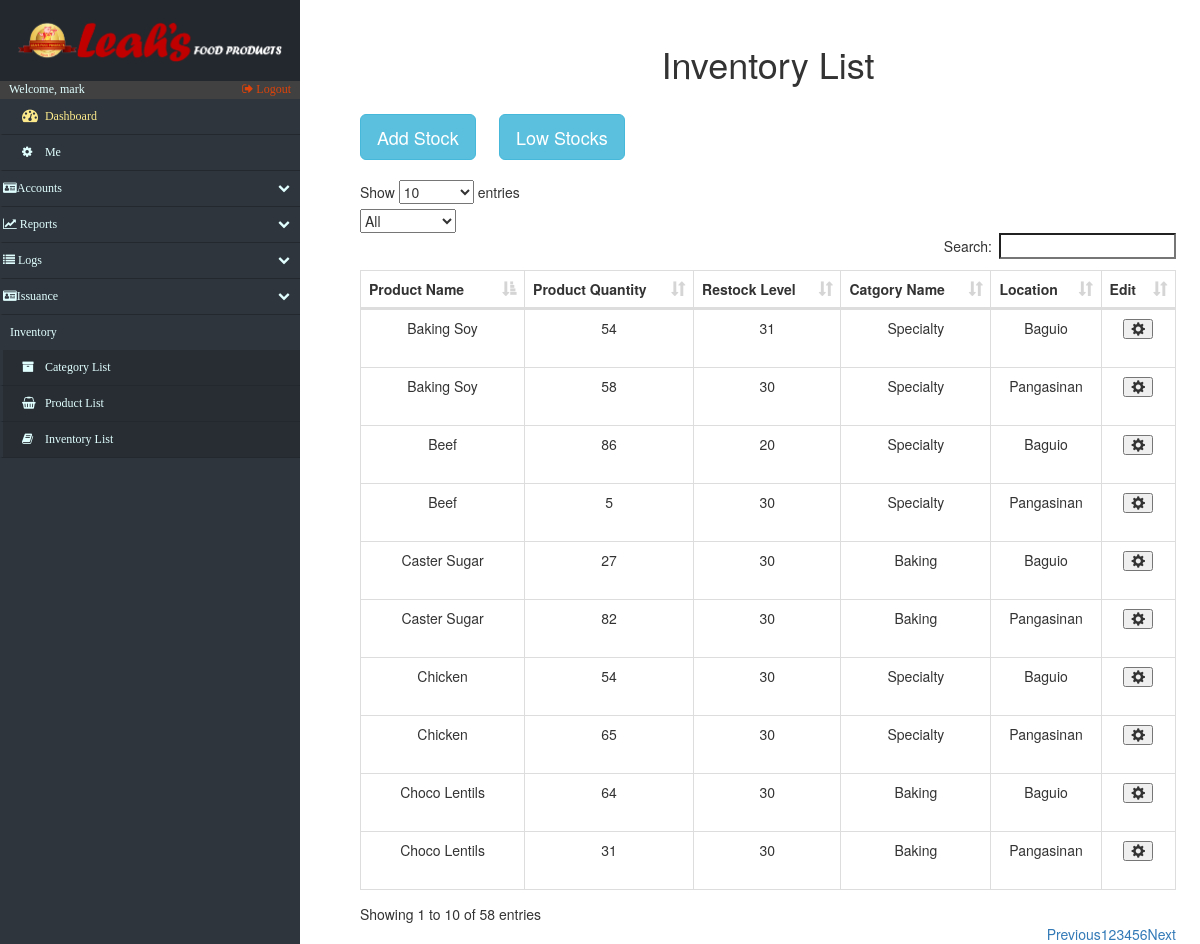
Screenshot of /inventory.php (signed in) with the database file from the repository.
### tables this page shows
CREATE TABLE `inventory` (
  `iS_inventoryid` int(15) NOT NULL,
  `iS_product_id` int(15) NOT NULL,
  `iS_restock_lvl` int(10) NOT NULL,
  `iS_quantity` int(10) NOT NULL DEFAULT '0',
  `iS_location` varchar(45) NOT NULL
);

CREATE TABLE `product_list` (
  `productList_id` int(15) NOT NULL,
  `productList_name` varchar(50) DEFAULT NULL,
  `unit` varchar(20) DEFAULT NULL,
  `category_id` int(15) NOT NULL
);

CREATE TABLE `category_list` (
  `category_id` int(15) NOT NULL,
  `category_name` varchar(100) NOT NULL,
  `category_status` varchar(10) DEFAULT NULL
);

### inventory.php (the view, shortened to what this page needs)
<!DOCTYPE html>
<html lang="en">
<head>
    <?php include('fragments/config.php') ?>
    <link rel="stylesheet" href="https://maxcdn.bootstrapcdn.com/bootstrap/3.3.7/css/bootstrap.min.css">
    <link href="src/css/datatables.css" rel="stylesheet">
    <link href="//maxcdn.bootstrapcdn.com/font-awesome/4.2.0/css/font-awesome.min.css" rel="stylesheet">
    <link href="src/css/sidebar.css" rel="stylesheet">
    <link href="src/css/custom.css" rel="stylesheet">
</head>
<body>
    <div class="nav-side-menu">
        <div class="brand">
            <div class="brandtext"></div>
        </div>
        <div class="user_info">
            <span>Welcome, <?php
                echo $_SESSION['username'];
                ?>
            </span>
            <a href="fragments/logout.php">
                <i class="fa fa-sign-out" aria-hidden="true"></i> Logout
            </a>
        </div>
        <div class="menu-list">
            <ul id="menu-content" class="menu-content collapse out">
                <li>
                    <a id="dashboard_txt" href="index.php">
                        <i class="fa fa-dashboard fa-lg"></i> Dashboard
                    </a>
                </li>
                 <li><a href="settings.php"><i class="fa fa-cog"></i> Me</a></li>
                <li data-toggle="collapse" data-target="#accounts" class="collapsed">
                    <i class="fa fa-id-card" aria-hidden="true"></i>Accounts <span class="arrow"></span>
                </li>
                <li data-toggle="collapse" data-target="#reports" class="collapsed">
                    <i class="fa fa-line-chart" aria-hidden="true"></i> Reports <span class="arrow"></span>
                </li>
                <li data-toggle="collapse" data-target="#issue" class="collapsed">
                    <i class="fa fa-list" aria-hidden="true"></i> Logs <span class="arrow"></span>
                </li>
                 <li data-toggle="collapse" data-target="#issuance" class="collapsed">
                    <i class="fa fa-id-card" aria-hidden="true"></i>Issuance<span class="arrow"></span>
                </li>
                <div class="sub-menu_nct">
                    <span class="sub-menu">Inventory
                    </span>
                </div>
                <li class="sub-menu_nc">
                    <a class="sub-menu_nc" href="categories.php">
                        <i class="fa fa-archive"> </i> Category List
                    </a>
                </li>
                <li class="sub-menu_nc">
                    <a class="sub-menu_nc" href="products.php">
                        <i class="fa fa-shopping-basket"> </i> Product List
                    </a>
                </li>
                <li class="sub-menu_nc">
                    <a href="inventory.php">
                        <i class="fa fa-book"> </i> Inventory List
                    </a>
                </li>
            </ul>
        </div>
    </div>
       <div id="page-content-wrapper">
        <div class="containers">
            <table class="table table-striped table-bordered">
                <h1 align="center">Inventory List</h1>
            </table>
            <?php
				$retrieve = ("SELECT * FROM inventory INNER JOIN product_list ON inventory.iS_product_id = product_list.productList_id INNER JOIN category_list AS C ON C.category_id = product_list.category_id;");
				$results = mysqli_query($db, $retrieve);
			?>
                <div id="mainContainer">
                   <button type="button" class="btn btn-info btn-lg" data-toggle="modal" data-target="#myModal">Add Stock</button>&nbsp&nbsp&nbsp&nbsp&nbsp
                    <button type="button" class="btn btn-info btn-lg" data-toggle="modal" data-target="#lowStocks">Low Stocks</button>
                    <br>
                    <br>
                    <table id="datatables" class="table table-hover table-bordered dataTable" cellspacing="0" width="100%" role="grid" aria-describedby="myTable_info" style="width: 100%;">
                        <thead>
                            <tr>
                                <th>Product Name</th>
                                <th>Product Quantity</th>
                                <th>Restock Level</th>
                                <th>Catgory Name</th>
                                <th>Location</th>
                                <th>Edit</th>
                            </tr>
                        </thead>
                        <tbody>
                            <?php
								foreach ($results as $data):
							?>
                                <tr>
									<?php
										$inventory_id = $data["iS_inventoryid"];
                                    ?>
                                    <td data-title="productList name">
                                        <?php echo $data["productList_name"]; ?>
                                    </td>
                                    <td data-title="product quantity">
                                        <?php echo $data["iS_quantity"]; ?>
                                    </td>
                                    <td data-title="Restock Quantity">
                                        <?php echo $data["iS_restock_lvl"]; ?>
                                    </td>
                                    <td data-title="category">
                                        <?php echo $data["category_name"]; ?>
                                    </td><td data-title="location">
                                        <?php echo $data["iS_location"]; ?>
                                    </td><td>
                                        <table class="table table-striped table-bordered">
                                            <button type="button" class="glyphicon glyphicon-cog" data-toggle="modal" aria-hidden="true" data-target="#<?php echo $inventory_id; ?>"></button>
                                        </table>
                                    </td>
                                 </tr>
                            <?php
								endforeach;
							?>
                        </tbody>
                    </table>
        </div>
    </div>
</div>
</body>
</html>

### src/css/datatables.css (style rules this page uses)
table.dataTable { clear: both; width: auto; text-align: center; margin-top: 6px !important; margin-bottom: 6px !important; max-width: none !important; border-collapse: separate !important }
table.dataTable td, table.dataTable th { -webkit-box-sizing: content-box; box-sizing: content-box }
table.dataTable thead>tr>th.sorting_asc, table.dataTable thead>tr>th.sorting_desc, table.dataTable thead>tr>th.sorting, table.dataTable thead>tr>td.sorting_asc, table.dataTable thead>tr>td.sorting_desc, table.dataTable thead>tr>td.sorting { padding-right: 30px }
table.dataTable thead .sorting, table.dataTable thead .sorting_asc, table.dataTable thead .sorting_desc, table.dataTable thead .sorting_asc_disabled, table.dataTable thead .sorting_desc_disabled { cursor: pointer; position: relative }
table.dataTable thead .sorting:after, table.dataTable thead .sorting_asc:after, table.dataTable thead .sorting_desc:after, table.dataTable thead .sorting_asc_disabled:after, table.dataTable thead .sorting_desc_disabled:after { position: absolute; bottom: 8px; right: 8px; display: block; font-family: 'Glyphicons Halflings'; opacity: 0.5 }
table.dataTable thead .sorting:after { opacity: 0.2; content: "\e150" }
table.dataTable thead .sorting_asc:after { content: "\e155" }
table.table-bordered.dataTable th, table.table-bordered.dataTable td { border-left-width: 0 }
table.table-bordered.dataTable th:last-child, table.table-bordered.dataTable th:last-child, table.table-bordered.dataTable td:last-child, table.table-bordered.dataTable td:last-child { border-right-width: 0 }
table.table-bordered.dataTable tbody th, table.table-bordered.dataTable tbody td { border-bottom-width: 0 }

### src/css/sidebar.css (style rules this page uses)
.nav-side-menu { overflow: hidden; font-family: verdana; font-size: 12px; font-weight: 200; background-color: #2e353d; position: fixed; top: 0px; width: 300px; height: 100%; color: #e1ffff; }
.nav-side-menu .brand { background-color: #23282e; line-height: 50px; display: block; text-align: center; font-size: 14px; }
.nav-side-menu ul, .nav-side-menu li { list-style: none; padding: 0px; margin: 0px; line-height: 35px; cursor: pointer; }
.nav-side-menu li { padding-left: 0px; border-left: 3px solid #2e353d; border-bottom: 1px solid #23282e; }
.nav-side-menu li a { text-decoration: none; color: #e1ffff; }
.nav-side-menu li a i { padding-left: 10px; width: 20px; padding-right: 20px; }
@media (min-width: 800px) { .nav-side-menu .menu-list .menu-content { display: block; } }
body { margin: 0px; padding: 0px; }
#dashboard_txt { color: #fcea8b; }
.sub-menu_nc { background-color: #272d33; }
.sub-menu_nct { padding-left: 10px; }
.nav-side-menu .brand .brandtext { padding: 4%; content: url(../img/LeahsTextAlter.PNG); width: 100%; text-align: center; }
.user_info { background-color: #414141; }
.user_info a { float: right; padding-right: 3%; color: #dd430a; }
.user_info span { padding-left: 3% }
.sub-menu_nc a { display: block; }
.menu-content > li a { display: inline-block; width: 100%; }
#menu-content li a { padding-left: 3%; }

### src/css/custom.css (style rules this page uses)
.containers { padding: 0px; margin: 0px; margin-top:2%; float: right; width: 79%; padding-right: 5%; }
@media (max-width: 1600px) { .containers { width: 75%; padding-right: 4%; } }
@media (max-width: 1400px) { .containers { width: 73%; padding-right 3%;: } }
@media (max-width: 1260px) { .containers { width: 70%; padding-right: 2%; } }

### rows the page displays
inventory: iS_product.productList_name "Beef", iS_quantity "86", iS_restock_lvl "20", category_list.category_name "Specialty", iS_location "Baguio"
inventory: iS_product.productList_name "Beef", iS_quantity "5", iS_restock_lvl "30", category_list.category_name "Specialty", iS_location "Pangasinan"
inventory: iS_product.productList_name "Chicken", iS_quantity "54", iS_restock_lvl "30", category_list.category_name "Specialty", iS_location "Baguio"
inventory: iS_product.productList_name "Chicken", iS_quantity "65", iS_restock_lvl "30", category_list.category_name "Specialty", iS_location "Pangasinan"
inventory: iS_product.productList_name "Choco Lentils", iS_quantity "64", iS_restock_lvl "30", category_list.category_name "Baking", iS_location "Baguio"
inventory: iS_product.productList_name "Choco Lentils", iS_quantity "31", iS_restock_lvl "30", category_list.category_name "Baking", iS_location "Pangasinan"
inventory: iS_product.productList_name "Caster Sugar", iS_quantity "27", iS_restock_lvl "30", category_list.category_name "Baking", iS_location "Baguio"
inventory: iS_product.productList_name "Caster Sugar", iS_quantity "82", iS_restock_lvl "30", category_list.category_name "Baking", iS_location "Pangasinan"
inventory: iS_product.productList_name "Baking Soy", iS_quantity "54", iS_restock_lvl "31", category_list.category_name "Specialty", iS_location "Baguio"
inventory: iS_product.productList_name "Baking Soy", iS_quantity "58", iS_restock_lvl "30", category_list.category_name "Specialty", iS_location "Pangasinan"

### other values shown
$_SESSION['username'] "mark"
